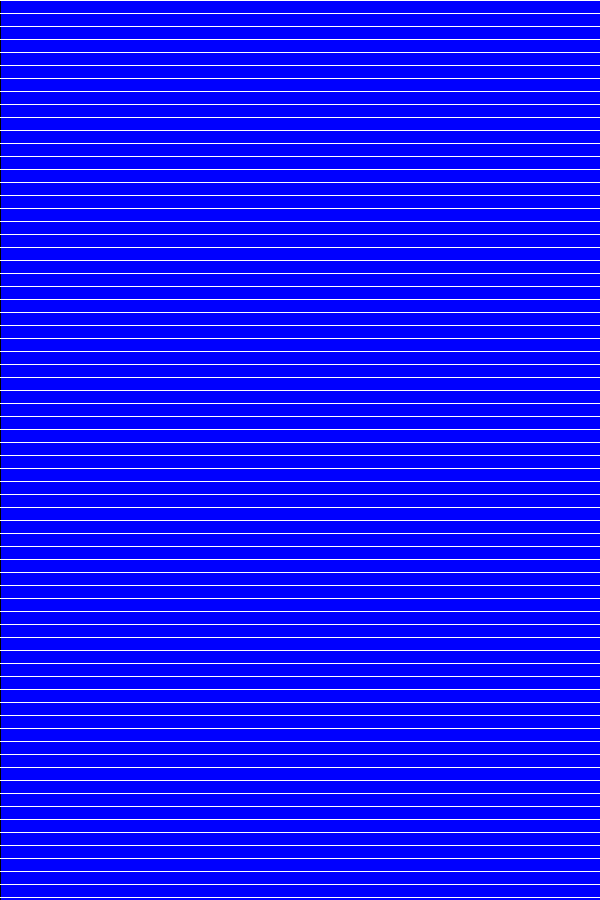
Frame 1 (no input)
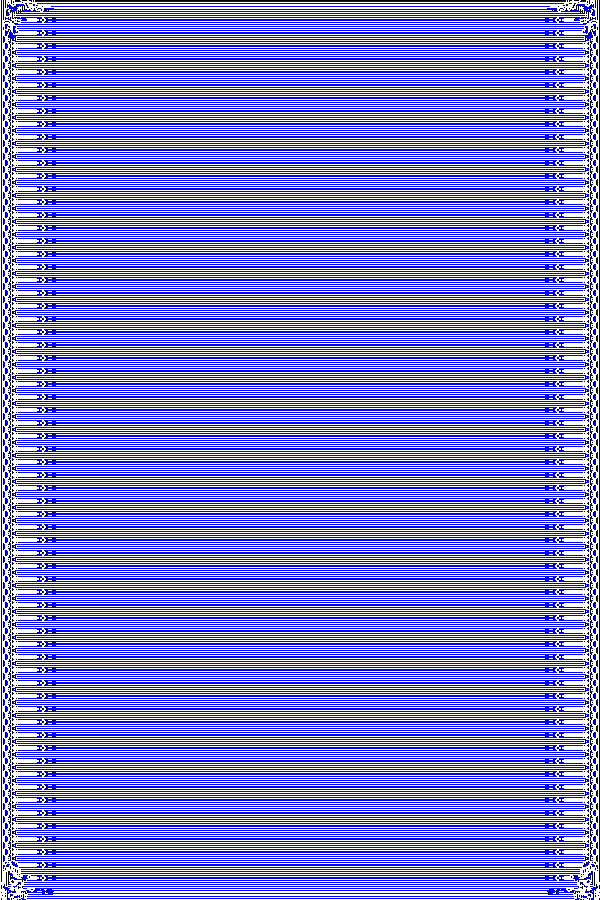
Frame 60 (the mouse pressed at the canvas centre just before this capture)
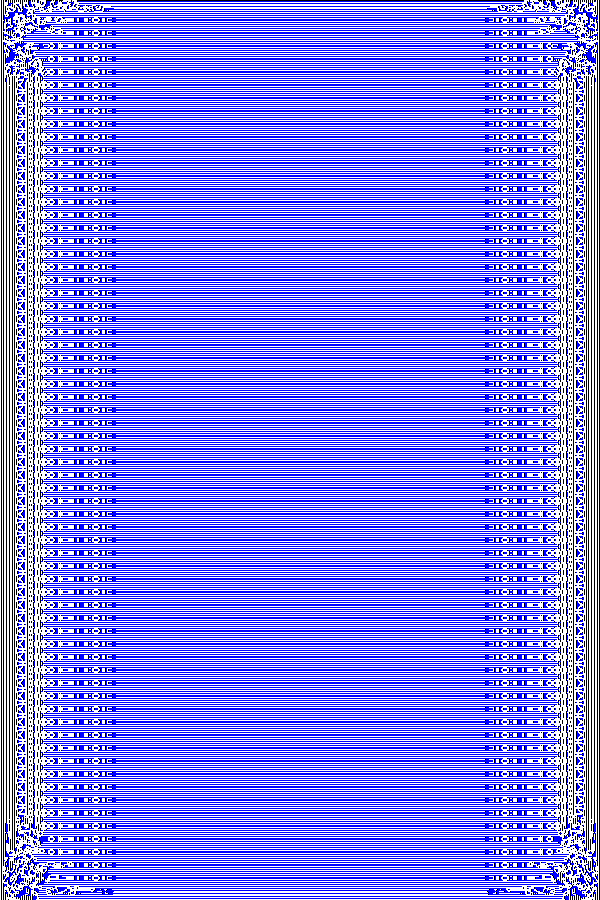
Frame 120 (the mouse held since frame 60 and released just before this capture)

The Processing sketch that drew these frames (run headless with seeded random() and noise(); from frame 60 on, the mouse is pressed at the canvas centre):

// Processing sketch: carpet_generator
// ── carpet_generator.pde
PImage img;
int cols;
int rows;
int[][] grid;
int[][] buffer;

boolean pause = false;
int cellSize = 1;

// Tweak here!! 
// 9, 13, 34, 66, 90, numbers between 40 and 120 work well if stripesB == false
int distProbability = 13; 
// Toggle this!!
boolean stripesB = true; 


void setup() {
  size(600, 900);
  frameRate(120);
  noSmooth();
  background(255);
  
  cols    = int(width/cellSize);
  rows    = int(height/cellSize);
  img     = createImage(cols, rows, RGB);

  grid    = new int[rows][cols];
  buffer  = new int[rows][cols];
  grid    = populate(grid);
}

int[][] populate(int[][] g) {
  int rows = g.length;
  int cols = (rows > 0) ? g[0].length : 0;
  for (int i=0; i < rows; i++) {
    for (int j=0; j < cols; j++) {
      if (stripesB) {
        g[i][j] = (i%distProbability == 0) ? 0 : 1; 
      } else {
        g[i][j] = (j%distProbability == 0 || i%distProbability == 0) ? 0 : 1; 
      }
      
    }
  }
  return g;
}

int[][] empty(int[][] g) {
  int rows = g.length;
  int cols = (rows > 0) ? g[0].length : 0;
  for (int i=0; i < rows; i++) {
    for (int j=0; j < cols; j++) {
      g[i][j] = 0;
    }
  }
  return g;
}

void process() {
  int[][] buffer = new int[rows][cols];
  for (int i=0; i < rows; i++) {
    for (int j=1; j < cols; j++) {

      int idxLeft     = (j > 0) ? j - 1 : j;
      int idxRight    = (j < cols-1) ? j + 1 : 0;
      int idxTop      = (i > 0) ? i - 1 : i;
      int idxBottom   = (i < rows-1) ? i + 1 : 0;

      int current     = grid[i][j];
      int left        = grid[i][idxLeft];
      int right       = grid[i][idxRight];
      int top         = grid[idxTop][j];
      int bottom      = grid[idxBottom][j];
      int topLeft     = grid[idxTop][idxLeft];
      int topRight    = grid[idxTop][idxRight];
      int bottomLeft  = grid[idxBottom][idxLeft];
      int bottomRight = grid[idxBottom][idxRight];

      int sum = left + right + top + bottom + topLeft + topRight + bottomLeft + bottomRight;

      // Rules of Life ... slightly modified ;)
      if      ((current == 0) && (sum <  2))                             buffer[i][j] = 1;       
      else if ((current == 1) && (sum >  5) && bottom == 1 && top == 1)  buffer[i][j] = 1;
      else if ((current == 1) && (sum >  2))                             buffer[i][j] = 0;        
      else if ((current == 0) && (sum == 2))                             buffer[i][j] = 1;        
      else                                                               buffer[i][j] = current; 
    }
  } 
  grid = buffer;
}

void draw() {
  background(255);
  
  int index = 0;
  img.loadPixels();
  for (int i=0; i < rows; i++) {
    for (int j=0; j < cols; j++) {
      int cell = grid[i][j];
      color c = color(255);
      if (cell == 1) {
         
        if (j > 0 && i > 0) {
          
          //boolean diagonal = grid[i-1][j-1] == 1;
          //boolean horizontal = grid[i-1][j] == 1;
          boolean vertical = grid[i][j-1] == 1;
         
          if (vertical) {
            c = color(0, 0, 255);
          } else {
            c = color(0);  
          }
        } else {
          c = color(0);
        }
        img.pixels[index] = c;
      } else {
        img.set(j, i, color(255, 255, 255));
      }
      index++;
    }
  }
  img.updatePixels();
  image(img, 0, 0, width, height);
  
  if (!pause && frameCount < 800) process();
}

void keyPressed() {
  if(key == ' ') {
    pause = !pause;
  }
  if(key == 'r') {
    grid = populate(grid);
  }
  if(key == 'c') {
    grid = empty(grid);
  }
}

void mouseDragged() {
  int indexX = constrain(floor(mouseX / cellSize), 0, cols-1);
  int indexY = constrain(floor(mouseY / cellSize), 0, rows-1);
  int cell   = grid[indexY][indexX];

  cell = (cell == 0) ? 1 : 0;
  grid[indexY][indexX] = cell;
}
